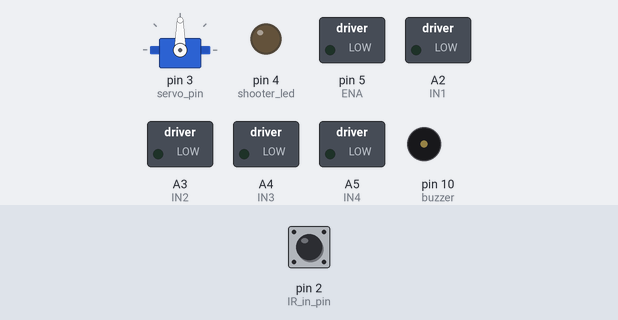
A sketch run on a simulated Arduino Uno, built with avr-gcc and run on an emulated ATmega328P. Shown: servo, switched loads named in the sketch (green lamp = pin HIGH), output pins drawn as LEDs (lit = HIGH), buzzer (waves = sounding). The inputs (shaded band) are chosen by the test bench; at power-on: pin 2 (IR_in_pin) HIGH. Pins used as bus, display or sensor lines are not drawn.

Above: at 1.2 s.
1.3 s: pin 2 (IR_in_pin) pulsed LOW 2 times (0.12 s each, 0.3 s apart)
At 1.65 s:
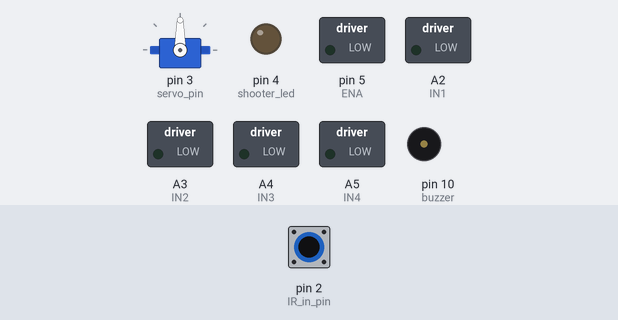
At 2.13 s:
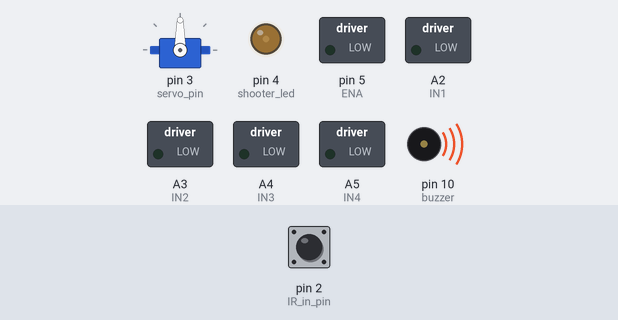
Timing chart, 0 to 10.3 s (numbered marks = the images above; inputs shaded):
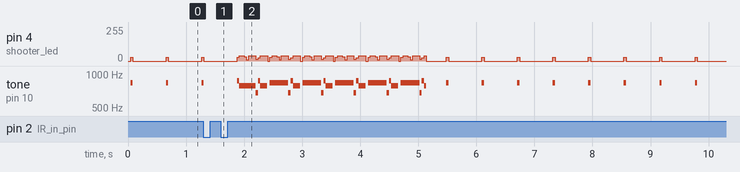

The sketch:

Dummy_Demo_Target.ino
```cpp
/*
 * Laser Battle Bot - Tank v1.0
 *
 * by Tyler Quackenbush & Landon Willey
 * 2/3/2018
 *
 * Library: TMRh20/RF24
 *
 * PINS:
 * 2 IR in
 * 3~ Turret Servo DAT
 * 4
 * 5~ motor ENA
 * 6~ motor ENB
 * 7 CE
 * 8 CS
 * 9(~)
 * 10(~)
 * 11~  MOSI
 * 12  MISO
 * 13  SCK
 *
 * A1 Shooter
 * A2 IN2
 * A3 motor IN2
 * A4 IN3
 * A5 IN4
 *
 */

#include <SPI.h>
#include <nRF24L01.h>
#include <RF24.h>
#include <Servo.h>

#define IN1 A2    //forward Left
#define IN2 A3
int ENA = 5;
#define IN3 A4    //forward Right
#define IN4 A5
int ENB = 6;
int servo_pin = 3;
#define shooter_pin A1
#define shooter_led 4
#define IR_in_pin 2

int cooldown = 0;     //# of millis between shots
unsigned long last_shot = 0;

#define CE_pin 7    //TX/RX mode pin
#define CSN_pin 8   //Slave select
#define input_min 0
#define input_max 255
#define inbound_len 3     //# of bytes in incoming message
#define outbound_len 3
#define IR_message_length 8
#define buzzer 10

int Lspeed = 0;
int Rspeed = 0;
int HPmax = 500;
int HP = 500;
bool stat[] = {0,0,0};    //{slow, disable, freeze}
int turret_pos = 90;
byte sweep_dir = 1;
boolean shooting = 0;
volatile boolean IR_receiving = false;
volatile boolean IR_message_ready = false;
volatile unsigned long IR_message[] = {0, 0, 0, 0, 0, 0, 0, 0};
byte shot_config = 0b01010101;

int damage_vals[] = {0,1,3,5,10,25,50,100};   //IR transmits 0bXXX, the index to this array

Servo turret;


void setup() {
  // put your setup code here, to run once:
  pinMode(IN1, OUTPUT);   //set all H-bridge pins and enables to OUTPUT
  pinMode(IN2, OUTPUT);
  pinMode(ENA, OUTPUT);
  pinMode(IN3, OUTPUT);
  pinMode(IN4, OUTPUT);
  pinMode(shooter_led, OUTPUT);
  pinMode(buzzer, OUTPUT);
  pinMode(shooter_pin, OUTPUT);
  pinMode(IR_in_pin, INPUT);
  Serial.begin(9600);

  shooting = 1;

  turret.attach(servo_pin);
  attachInterrupt(digitalPinToInterrupt(IR_in_pin), data_in, RISING);
  digitalWrite(buzzer,LOW); // Initialize buzzer to off state
}

void loop() {

  //Set parameters
  //turret.write(turret_pos);

//  if(random(0, 10) == 0){
//    shoot(shot_config);    //Fire one damage, solo mode
//  }


  if((turret_pos % 30) == 0){
    shoot(shot_config);    //Fire one damage, solo mode
  }

  //Get IR input
  //IR_in();

  //Receive any incoming RF transmissions


//  if(shooting == false)
    delay(20);
    turret_pos += sweep_dir;

    if(turret_pos >= 180)
    sweep_dir = -1;

    if(turret_pos <= 0)
    sweep_dir = 1;


}

///////////////////////////////////////////////////////////////////////

void drive(int Lval, int Rval){     //Drives the motors with speed and direction [0 255]
  analogWrite(ENA, abs(Lval));
  analogWrite(ENB, abs(Rval));

//  Serial.print(abs(Lval));
//  Serial.print("    ");
//  Serial.println(Rval);

  if(Lval > 0){           //Set left direction
    digitalWrite(IN1, HIGH);
    digitalWrite(IN2, LOW);
  }
  else  {
    digitalWrite(IN1, LOW);
    digitalWrite(IN2, HIGH);
  }

  if(Rval > 0){           //set right direction
    digitalWrite(IN3, HIGH);
    digitalWrite(IN4, LOW);
  }
  else  {
    digitalWrite(IN3, LOW);
    digitalWrite(IN4, HIGH);
  }
}


int deadZone(int num, int radius, int deadVal){   //takes any number (usually a joystick-related value) and normalizes it
                                                  //to a given value, it basically makes a zone of zero sensitivity in the joystick

  if(abs(num - deadVal) <= radius)
    num = deadVal;

  return num;

}

void shoot(byte message){
  digitalWrite(buzzer, HIGH);
  digitalWrite(shooter_led, HIGH);

  int transmit[8];
  transmit[0] = 380 + 500*(boolean(0x80&message));  //team
  transmit[1] = 380 + 500*(boolean(0x40&message));  //team
  transmit[2] = 380 + 500*(boolean(0x20&message));  //dmg
  transmit[3] = 380 + 500*(boolean(0x10&message));  //dmg
  transmit[4] = 380 + 500*(boolean(0x08&message));  //dmg
  transmit[5] = 380 + 500*(boolean(0x04&message));  //slow status
  transmit[6] = 380 + 500*(boolean(0x02&message));  //cannon disable
  transmit[7] = 380 + 500*(boolean(0x01&message));  //freeze

//  Serial.print(transmit[0]);
//  Serial.print("    ");
//  Serial.print(transmit[1]);
//  Serial.print("    ");
//  Serial.print(transmit[2]);
//  Serial.print("    ");
//  Serial.print(transmit[3]);
//  Serial.print("    ");
//  Serial.print(transmit[4]);
//  Serial.print("    ");
//  Serial.print(transmit[5]);
//  Serial.print("    ");
//  Serial.print(transmit[6]);
//  Serial.print("    ");
//  Serial.print(transmit[7]);
//  Serial.println("    ");

  digitalWrite(shooter_pin, HIGH);
  digitalWrite(buzzer, HIGH);
  digitalWrite(shooter_led, HIGH);
  delayMicroseconds(1000);
  digitalWrite(shooter_pin, LOW);
  digitalWrite(buzzer, LOW);
  digitalWrite(shooter_led, LOW);
  delayMicroseconds(1000);

  for (int i = 0; i < 8; i++){
    digitalWrite(shooter_pin, HIGH);
    digitalWrite(buzzer, HIGH);
    digitalWrite(shooter_led, HIGH);
    delayMicroseconds(transmit[i]);
    digitalWrite(shooter_pin, LOW);
    digitalWrite(buzzer, LOW);
    digitalWrite(shooter_led, LOW);
    delayMicroseconds(500);
  }

  shooting = 0;

}

void IR_in(){
  if (IR_receiving == true){    //If interrupt has been triggered and IR is inbound
    IR_message_ready = true;
    unsigned long pulse = 0;
    for (int i = 0; i < IR_message_length; i++){
      pulse = pulseInLong(IR_in_pin, HIGH, 50000);
      if (pulse > 750){
        IR_message[i] = 1;
      }
      else if (pulse == 0){
        clear_IR_message();
        break;
      }
    }
    IR_receiving = false;
  }

  if(IR_message_ready == true){
//    for (int i = 0; i < IR_message_length; i++){
//      Serial.print(IR_message[i]);
//      Serial.print("\t");
//    }
//    Serial.println(" ");

    int damage_index = IR_message[5]<<2 + IR_message[4]<<1 + IR_message[3];
    int damage_taken = damage_vals[damage_index];
    if (damage_taken > 0){
      HP -= damage_taken;
      // set buzzer high
      digitalWrite(buzzer, LOW);

    }

    clear_IR_message();
  }
}

void data_in(){
    IR_receiving = true;
    digitalWrite(buzzer, HIGH);
}

void clear_IR_message(){
  for (int i = 0; i < IR_message_length; i++){
    IR_message[i] = 0;
  }

  IR_message_ready = false;
}
```

Measured:
- by itself, tone on pin 10 (buzzer): plays 868 Hz for 0.04 s, 791 Hz for 0.28 s, 680 Hz for 0.04 s, 868 Hz for 0.04 s, 791 Hz for 0.12 s, 833 Hz for 0.32 s … (33 notes in this stretch)
